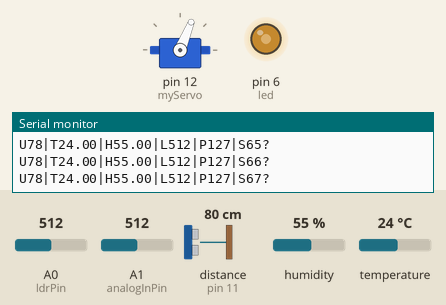
The sketch below on a simulated Arduino Uno, built with avr-gcc and run on an emulated ATmega328P. Shown: servo, output pins drawn as LEDs (lit = HIGH), the last lines printed to the serial monitor. Wiring (inferred from the names in the program): ultrasonic range finder: trigger pin 10; echo pin 11. The inputs (shaded band) are chosen by the test bench; at power-on: A0 (ldrPin) = 512, distance to the obstacle (sensor on pin 11) 80 cm, A1 (analogInPin) = 512, humidity 55 %, temperature 24 °C. The echo pulse lasts 58.3 µs per cm; pins used as bus, display or sensor lines are not drawn.

Above: at 1.2 s.
1.3 s: A0 (ldrPin) set to 593
At 4.39 s:
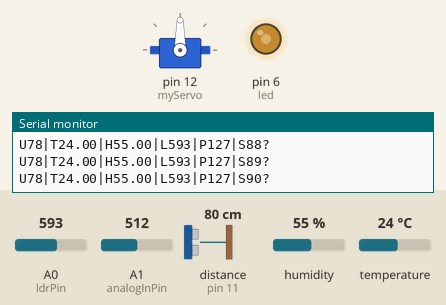
4.8 s: A0 (ldrPin) set to 618
At 5.03 s:
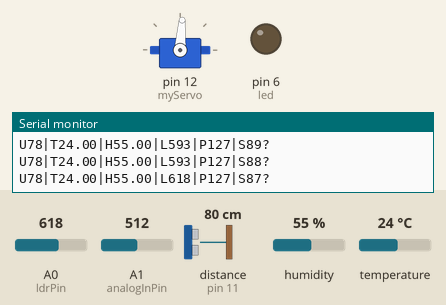
At 6.72 s:
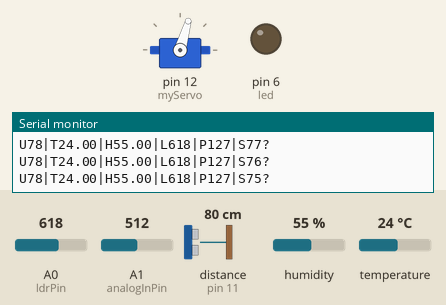
8.3 s: distance to the obstacle (sensor on pin 11) set to 93 cm
14.5 s: distance to the obstacle (sensor on pin 11) set to 35 cm
20.7 s: A1 (analogInPin) set to 411
26.9 s: A1 (analogInPin) set to 385
Timing chart, 0 to 34.1 s (numbered marks = the images above; inputs shaded):
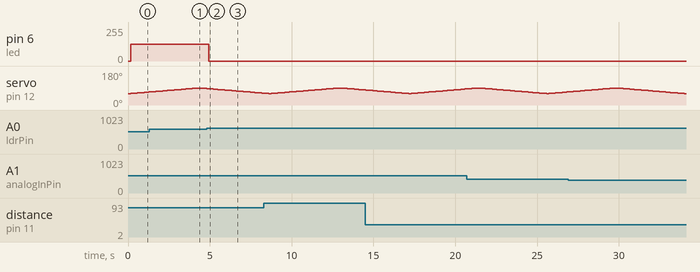

The sketch:

AlgoritmoIoTCentral.ino
```cpp
//Hands On Lab - G&S
//Proyecto IoTCentral

#include <Servo.h>                                        // Incluimos la libreria Servo
const int trigPin = 10;                                   // Asignamos el pin digital 10 para el Trigger del sensor
const int echoPin = 11;                                   // Asignamos el pin digital 11 para el Echo del sensor
long duration;                                            // Creamos la variable "duration"
int distance;                                             // Creamos la variable "distancia"
Servo myServo;                                            // Declaramos la variable para llamar al servo
int i;

//DHT11
#include "DHT.h"
#define DHTPIN 9                                          // Pin donde está conectado el sensor
#define DHTTYPE DHT11                                     // Descomentar si se usa el DHT 11
DHT dht(DHTPIN, DHTTYPE);                                 // Indicar el pin y tipo de DHT usados
float dht_h;                                              // Leemos el valor de la Humedad
float dht_t;                                              // Leemos el valor de la temperatura en grados Celsius
float dht_f;                                              // Leemos el valor de la temperatura en grados Fahrenheit

//Potenciometro
const int analogInPin = A1;                               // Asignamos el pin analogico 1
const int led = 6;                                        // Asignamos el pin PWM 6 (~)
int valorsensor = 0;                                      // Valor de lectura para el sensor
int intensidad = 0;                                       // Valor pwm de salida

//LDR
const int ledPin = 6;                                     // Puerto asigado al led
const int ldrPin = A0;                                    // Puerto asignado al LDR
int ldrStatus;

//toazure
String dataDeEnvio;                                       // Cadena para comunicacion serial a python


void setup() {
  //Ultrasonido
  pinMode(trigPin, OUTPUT);                               // Pin configurado en modo Salida
  pinMode(echoPin, INPUT);                                // Pin configurado en modo Entrada

  //Servomotor
  Serial.begin(9600);                                     // Iniciailzamos la comunicación serial a 9600 baudios
  myServo.attach(12);                                     // asignamos el puerto al servo

  //DHT11
  dht.begin();                                            //Inicializamos la cominucacion con DHT

  //LDR
  pinMode(ledPin, OUTPUT);                                // Pin configurado en modo Salida
  pinMode(ldrPin, INPUT);                                 // Pin configurado en modo Entrada
}


void loop() {
 servom();                                                // Inicializamos la funcion servom()
}

void executeReadData()                                    // Creamos la funcion
{
 dht11();                                                 // inicializamos las funciones:
 potenciometro();
 lightSensor();
 toazure();
}
void servom(){                                            // Creamos la funcion
  for(i=60;i<=90;i++){
  myServo.write(i);
  delay(30);
  distance = calculateDistance();

  executeReadData();                                      // Inicializamos la funcion
  }
  for(i=90;i>60;i--){
  myServo.write(i);
  delay(30);
  distance = calculateDistance();

  executeReadData();                                      // Inicializamos la funcion
  }
}
int calculateDistance(){                                  // Creamos la funcion para el calculo de la distancia
  digitalWrite(trigPin, LOW);                             // Apagado de envio señal trig para limpieza de repector echo
  delayMicroseconds(2);
  digitalWrite(trigPin, HIGH);                            // Encendido de envio señal trig
  delayMicroseconds(10);
  digitalWrite(trigPin, LOW);                             // Apagado de envio señal trig
  duration = pulseIn(echoPin, HIGH);                      // Recepcion de señal por el echo
  distance= duration*0.034/2;                             // Calculo de la distancia en base a la velocidad del sonido
  return distance;                                        // Retornamos el valor de la distancia para la visualizacion en el monitoring
}

void dht11(){                                             // Creamos la funcion para el DHT11
  delay(100);
  dht_h = dht.readHumidity();                             //Leemos la Humedad
  dht_t = dht.readTemperature();                          //Leemos la temperatura en grados Celsius
  dht_f = dht.readTemperature(true);                      //Leemos la temperatura en grados Fahrenheit
}

void potenciometro(){                                     // Creamos la funcion para el Potenciometro
  valorsensor = analogRead(analogInPin);                  // leer los valores analogicos
  intensidad = map(valorsensor, 0, 1023, 0, 255);         // mapeamos y convertimos el rango de valores para la salida
  analogWrite(led, intensidad);                           // escribimos el valor analogico de la salida
  delay(2);                                               // esperamos 2 milisegundos
}

void lightSensor(){                                       // Creamos la funcion para el LDR
  ldrStatus = analogRead(ldrPin);                         // Leemos el valor
  if (ldrStatus <= 600) {                                 // Condicionamos el encendido del LED
    analogWrite(ledPin, intensidad);                      // El LED se enciende con la intencidad generada por el poteciometro
    }

  else {
    analogWrite(ledPin, 0);                               // Apagamos el LED
    }
}

void toazure(){                                           // Creamos la funcion para el ToAzure
  // creamos la cadena de informacion que será enviada por serial a python y desde ahi hacia AZURE IOT CENTRAL
  dataDeEnvio = "U"+String(distance)+"|"+"T"+String(dht_t)+"|"+"H"+String(dht_h)+"|"+"L"+String(ldrStatus)+"|"+"P"+String(intensidad)+"|"+"S"+String(i)+"?";
  Serial.println(dataDeEnvio);                            // Envio de dator por el Serial
}
```

Measured:
- the behaviour switches between 600 and 601 on A0 (ldrPin) (found by bisection; images 1 and 2)
- after the input at 4.8 s, pin 6 (led): 127/255 → 0/255 after 0.14 s
- by itself, servo on pin 12 (myServo): rises from 69° to 90° in 2.8 s, then falls to 60° in 4.3 s
